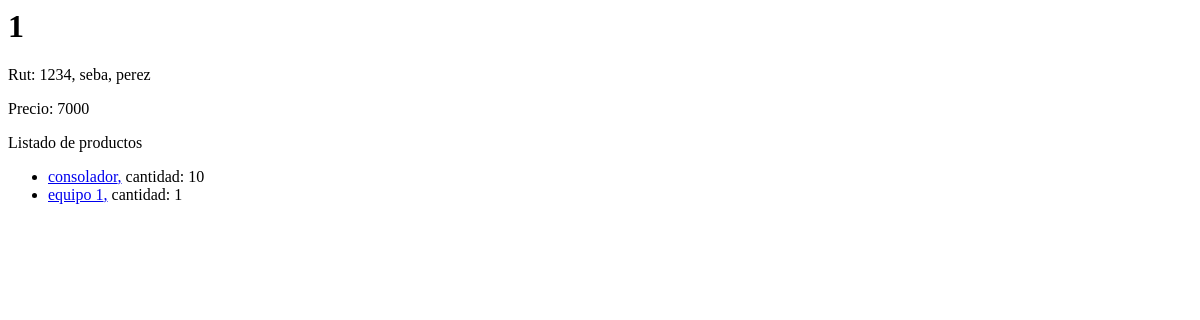
The page /aplicacion/cotizacion/1/ on the database as committed earlier.
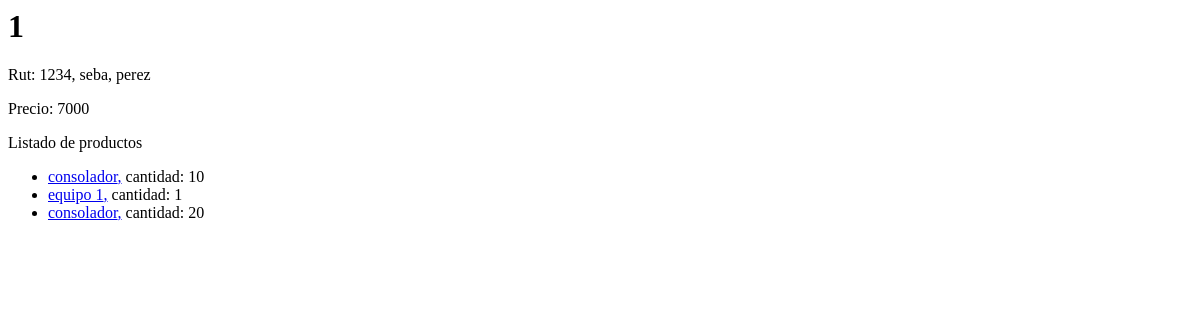
The same page on the database as committed later.
### aplicacion/models.py (models this page shows, shortened)
class Prod_Cotizacion(models.Model):
    cotizacion = models.ForeignKey(Cotizacion, on_delete=models.CASCADE)
    codigoProducto = models.ForeignKey(Catalogo, on_delete=models.CASCADE)
    cantidad = models.IntegerField()

class Catalogo(models.Model):
    codigo = models.AutoField(primary_key=True)
    nombre = models.CharField(max_length=64)
    precio = models.IntegerField()

### aplicacion/views.py (the view)
# urls.py: path('cotizacion/', views.cotizaciones, name='cotizaciones'),
def cotizacion(request, numero_cotizacion):
    try:
        cotizacion = Cotizacion.objects.get(pk=numero_cotizacion)
        listaProductos = cotizacion.prod_cotizacion_set.all()
    except Cotizacion.DoesNotExist:
        raise Http404("No existe cotizacion")
    context = {
      'cotizacion': cotizacion,
      'listaProductos': listaProductos
    }
    return render(request, 'aplicacion/detalleCotizacion.html', context)

### aplicacion/models.py (called while the page is built)
    def __str__(self):
        return (str(self.rut) + ", " + self.nombre + ", " + self.apellido)

### aplicacion/templates/aplicacion/detalleCotizacion.html
<h1>{{ cotizacion.numero_cotizacion }}</h1>
<p>Rut: {{ cotizacion.rut_cliente }}</p>
<p>Precio: {{ cotizacion.total }}</p>
<p>Listado de productos</p>
{% if listaProductos %}
    <ul>
    {% for producto in listaProductos %}
        <li><a href="{% url 'producto' producto.codigoProducto.codigo %}">{{ producto.codigoProducto.nombre }},</a> cantidad: {{ producto.cantidad }} </li>
    {% endfor %}
    </ul>
{% else %}
    <p>No hay catalogo.</p>
{% endif %}

Rows that differ between the two databases and show on the page:
added Prod_Cotizacion: codigoProducto.nombre "consolador", cantidad "20"
